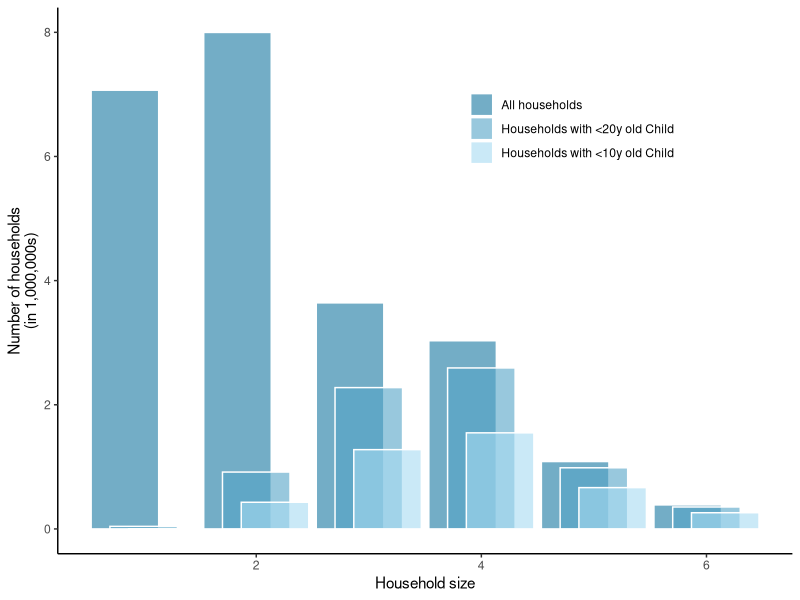
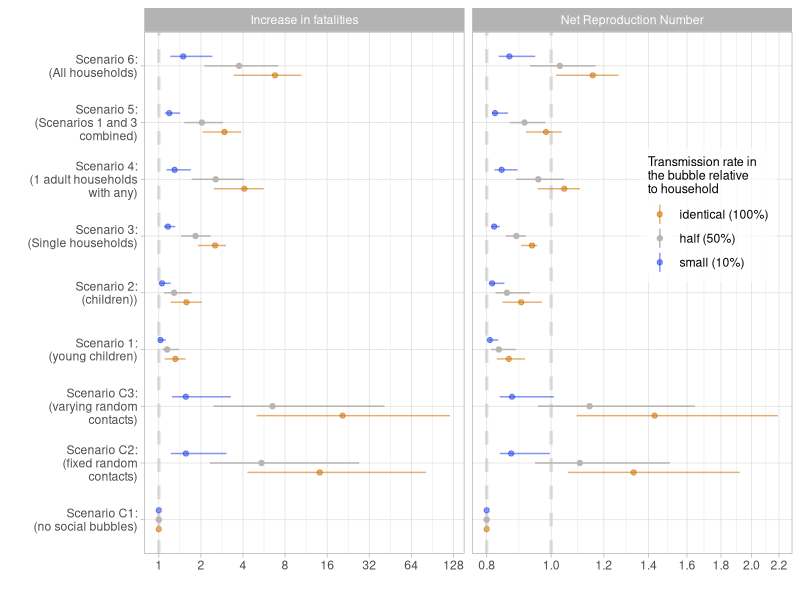
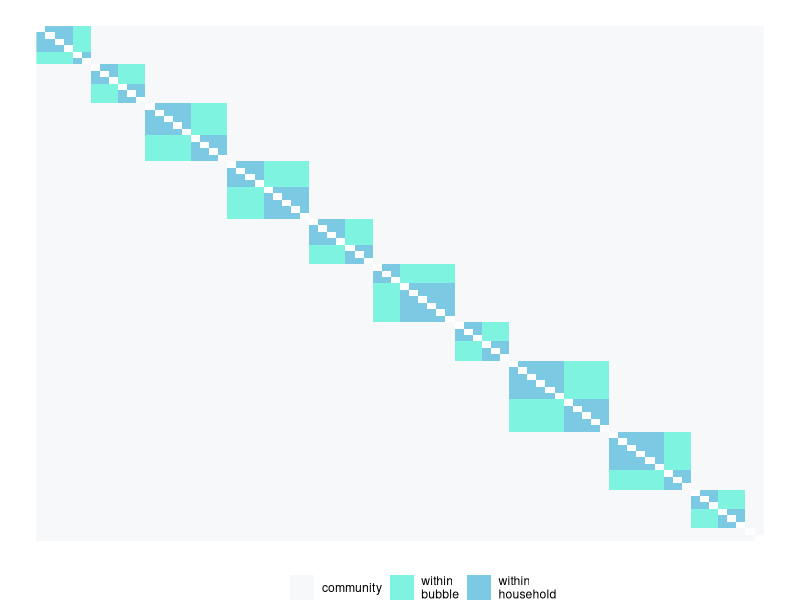
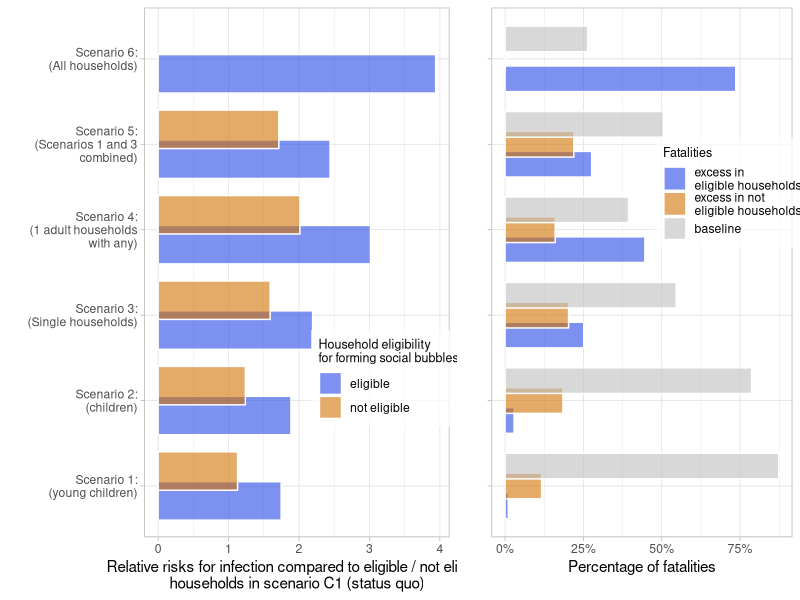
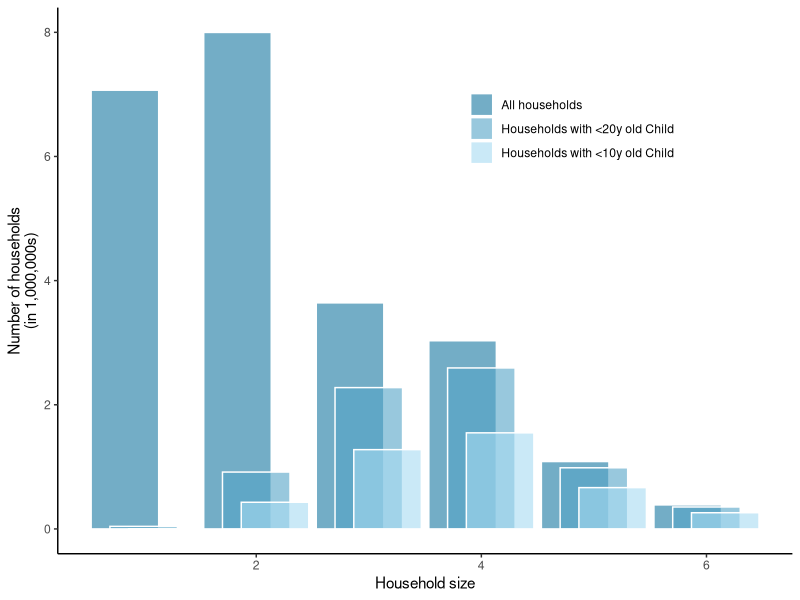
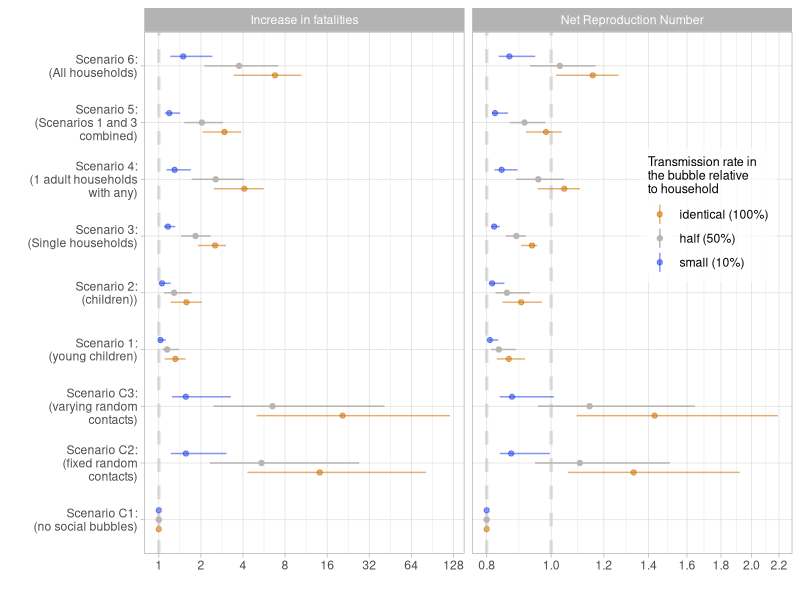
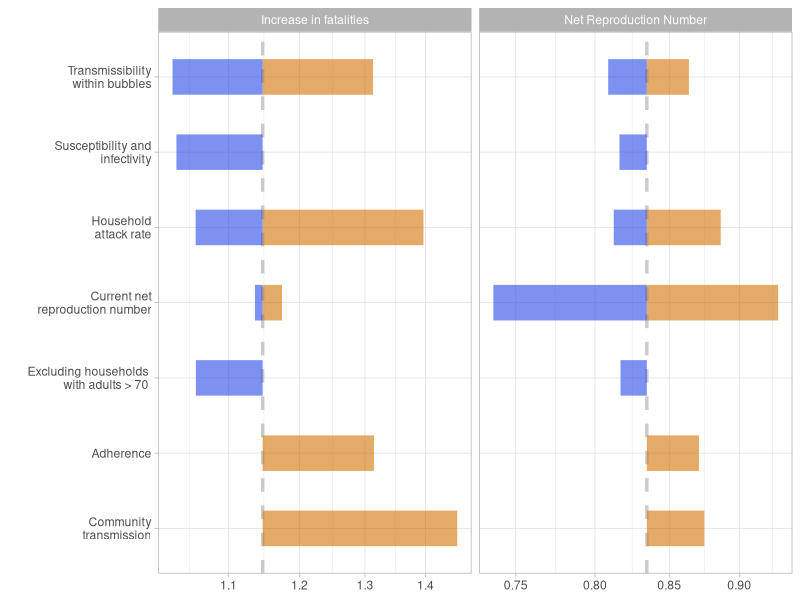
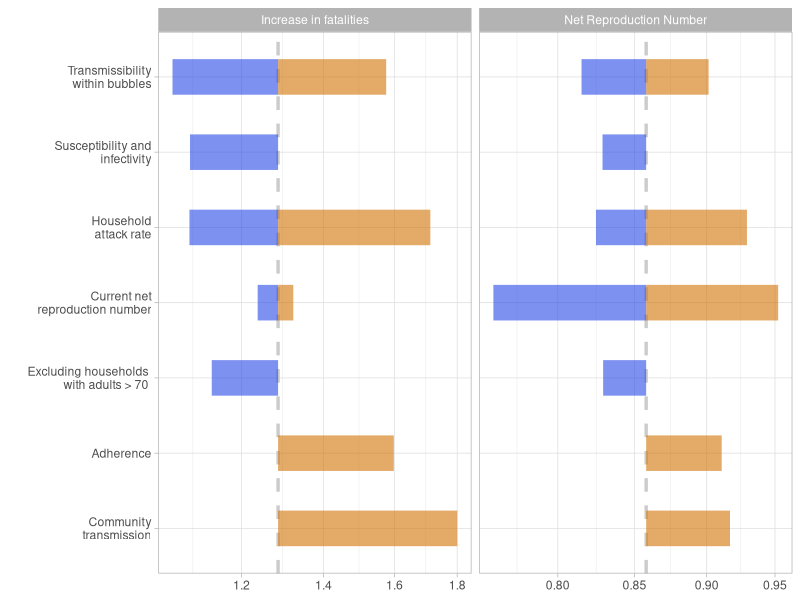

Write the R code that produced these figures, in order.
#########
# plotting scripts 
# for "The effectiveness of social bubbles as part of a Covid-19 lockdown exit strategy, a modelling study"
# by Leng et al
# author: Stefan Flasche


########################
#load packages
########################
require(reshape2)
require(tidyverse)
require(gridExtra)

########################
#read in data
########################
read.csv("HH.csv") %>% 
  melt(id = "Household.size") -> dt
read.csv("Tab_Rcurrent.csv") %>%
  select(-(12:14)) %>%                            
  rbind(read.csv("Tab_Dcurrent.csv") %>%
          mutate(Outcome = "Disease incidence increase")) %>% 
  mutate(Outcome = gsub("Disease incidence increase","Increase in fatalities",Outcome)) %>%
  mutate(Outcome = gsub("Fatality Incidence Increase","Increase in fatalities",Outcome))->  dt.res    


########################
#plot Household sizes
########################
# av HH size
dt %>%
  group_by(variable) %>% summarise(avHHsize=sum(Household.size*value)/sum(value))

# proportion of HHs
dt %>%
  mutate(People = Household.size*value) %>%
  group_by(variable) %>% summarise(value= sum(value),
                                   People = sum(People))

#refactor
dt$variable = factor(dt$variable, c("All", "Children..20", "Children..10"))
Cat.names.replace = c("All"="All\nhouseholds", "Children..20"="Households with\n <20y old Child", "Children..10"="Households with\n <10y old Child")
Cat.names=c("All households", "Households with <20y old Child", "Households with <10y old Child")

# plot
dt %>%
  ggplot(aes(x=Household.size,y=value/1000000, fill=variable)) +
  geom_bar(stat = "identity", alpha=.6, position=position_dodge(width = .5), width = 1.8, color = "white") +
  scale_fill_manual(labels = Cat.names,
                    values=c("#1677a1","#54a4c7", "#a7dbf2")) +
  labs(x = "Household size", y = "Number of households\n(in 1,000,000s)", fill="") + 
  theme_classic() + theme(legend.position = c(0.7, 0.8))
ggsave("main_HHdistr.pdf", units = "cm", width = 14, height = 10)


########################
#plot Rs and deaths
########################
#filter for only the base case results
dt.res %>%
  filter(Parameter_set == "LSHTM" & 
           R_init == .8 &
           Mean_field_assumption == "Household" &
           Compliance == "Compliance") %>%
  mutate(TauB = fct_relevel(TauB, "identical", "half", "small")) -> dt.mainres

hline.dat <- data.frame(Outcome = c("Net Reproduction Number","Net Reproduction Number","Increase in fatalities"),
                        threshold = c(.8,1,1))

my_breaks <- function(x) { if (max(x) < 5) c(.8,1,1.2,1.4,1.6,1.8,2,2.2) else c(1,2,4,8,16,32,64,128) }

dt.mainres$Scenario = factor(dt.mainres$Scenario, c("C1", "C2", "C3","1", "2","3","4","5","6"))


dt.mainres %>% 
  ggplot(aes(x=Scenario, y=value, ymin=value_lo, ymax=value_hi, color=TauB)) +
  geom_hline(data = hline.dat, aes(yintercept = threshold), color = "grey", alpha=0.5, lty="dashed", lwd=1.15) +  
  geom_linerange(position = position_dodge(.5)) +
  geom_point(position = position_dodge(.5)) +
  labs(x="", y="", color="Transmission rate in\nthe bubble relative\nto household")+
  scale_color_manual(values = c("#d1720490","#bab5b3","#2748e890"),
                     labels = c("identical (100%)", "half (50%)", "small (10%)" )) +
  theme_light() + theme(legend.position = c(0.87, 0.65),
                        legend.background = element_rect(fill=alpha('white', 0.7)),
                        legend.title=element_text(size=9)) + 
  coord_flip() +
  scale_y_log10(breaks = my_breaks)+
  facet_grid(.~Outcome, scales = "free_x") +
  scale_x_discrete(labels = c("Scenario C1:\n(no social bubbles)",
                              "Scenario C2:\n(fixed random\ncontacts)",
                              "Scenario C3:\n(varying random\ncontacts)",
                              "Scenario 1:\n(young children)",
                              "Scenario 2:\n(children))",
                              "Scenario 3:\n(Single households)",
                              "Scenario 4:\n(1 adult households\nwith any)",
                              "Scenario 5:\n(Scenarios 1 and 3\ncombined)",
                              "Scenario 6:\n(All households)"))
ggsave("main_results.pdf", units = "cm", width = 18, height = 12)


########################
#extract effectiveness of bubbles
########################

dt.res %>% 
  gather(SAR, value, -(Outcome:Scenario_lab)) %>%
  select(-c("Scenario_lab")) %>%
  filter(Scenario %in% c("C1","C2","C3","6")) %>%
  spread(Scenario,value) %>%
  mutate(C2Increase = 1-`6`/`C2`,
         C3Increase = 1-`6`/`C3`) -> dt.eff

dt.eff %>%
  filter(Parameter_set %in% c("LSHTM","Warwick") & 
           R_init == .8 &
           Mean_field_assumption == "Household" &
           Compliance == "Compliance" &
           Outcome == "Increase in fatalities" &
           SAR == "value" &
           TauB == "half")


########################
#plot Tornado
########################
for(i in c("1","2","3","4","5","6","C2","C3")){
  data.frame(list(Outcome=NA, 
                  Scenario=NA, 
                  val.lo=1, 
                  val=1, 
                  val.hi=1)) %>%
    rbind(c("Net Reproduction Number","tauB",
            dt.res %>% filter(Scenario==i, Outcome=="Net Reproduction Number", Parameter_set=="LSHTM", Compliance=="Compliance", Mean_field_assumption=="Household",R_init==.8, TauB=="small") %>% select(value) %>% as.numeric(),
            dt.res %>% filter(Scenario==i, Outcome=="Net Reproduction Number", Parameter_set=="LSHTM", Compliance=="Compliance", Mean_field_assumption=="Household",R_init==.8, TauB=="half") %>% select(value) %>% as.numeric(),
            dt.res %>% filter(Scenario==i, Outcome=="Net Reproduction Number", Parameter_set=="LSHTM", Compliance=="Compliance", Mean_field_assumption=="Household",R_init==.8, TauB=="identical") %>% select(value) %>% as.numeric())) %>%
    rbind(c("Net Reproduction Number","SAR",
            dt.res %>% filter(Scenario==i, Outcome=="Net Reproduction Number", Parameter_set=="LSHTM", Compliance=="Compliance", Mean_field_assumption=="Household",R_init==.8, TauB=="half") %>% select(value_lo) %>% as.numeric(),
            dt.res %>% filter(Scenario==i, Outcome=="Net Reproduction Number", Parameter_set=="LSHTM", Compliance=="Compliance", Mean_field_assumption=="Household",R_init==.8, TauB=="half") %>% select(value) %>% as.numeric(),
            dt.res %>% filter(Scenario==i, Outcome=="Net Reproduction Number", Parameter_set=="LSHTM", Compliance=="Compliance", Mean_field_assumption=="Household",R_init==.8, TauB=="half") %>% select(value_hi) %>% as.numeric())) %>%
    rbind(c("Net Reproduction Number","SusTrans",
            dt.res %>% filter(Scenario==i, Outcome=="Net Reproduction Number", Parameter_set=="Warwick", Compliance=="Compliance", Mean_field_assumption=="Household",R_init==.8, TauB=="half") %>% select(value) %>% as.numeric(),
            dt.res %>% filter(Scenario==i, Outcome=="Net Reproduction Number", Parameter_set=="LSHTM", Compliance=="Compliance", Mean_field_assumption=="Household",R_init==.8, TauB=="half") %>% select(value) %>% as.numeric(),
            NA)) %>%
    rbind(c("Net Reproduction Number","CommTrans",
            NA,
            dt.res %>% filter(Scenario==i, Outcome=="Net Reproduction Number", Parameter_set=="LSHTM", Compliance=="Compliance", Mean_field_assumption=="Household",R_init==.8, TauB=="half") %>% select(value) %>% as.numeric(),
            dt.res %>% filter(Scenario==i, Outcome=="Net Reproduction Number", Parameter_set=="LSHTM", Compliance=="Compliance", Mean_field_assumption=="Individual",R_init==.8, TauB=="half") %>% select(value) %>% as.numeric())) %>%
    rbind(c("Net Reproduction Number","Compliance",
            NA,
            dt.res %>% filter(Scenario==i, Outcome=="Net Reproduction Number", Parameter_set=="LSHTM", Compliance=="Compliance", Mean_field_assumption=="Household",R_init==.8, TauB=="half") %>% select(value) %>% as.numeric(),
            dt.res %>% filter(Scenario==i, Outcome=="Net Reproduction Number", Parameter_set=="LSHTM", Compliance=="Non-compliance", Mean_field_assumption=="Household",R_init==.8, TauB=="half") %>% select(value) %>% as.numeric())) %>% 
    rbind(c("Net Reproduction Number","Excluding Elderly",
            dt.res %>% filter(Scenario==i, Outcome=="Net Reproduction Number", Parameter_set=="LSHTM", Compliance=="Excluding Elderly", Mean_field_assumption=="Household",R_init==.8, TauB=="half") %>% select(value) %>% as.numeric(),
            dt.res %>% filter(Scenario==i, Outcome=="Net Reproduction Number", Parameter_set=="LSHTM", Compliance=="Compliance", Mean_field_assumption=="Household",R_init==.8, TauB=="half") %>% select(value) %>% as.numeric())) %>%
    rbind(c("Net Reproduction Number","Rinit",
            dt.res %>% filter(Scenario==i, Outcome=="Net Reproduction Number", Parameter_set=="LSHTM", Compliance=="Compliance", Mean_field_assumption=="Household",R_init==.7, TauB=="half") %>% select(value) %>% as.numeric(),
            dt.res %>% filter(Scenario==i, Outcome=="Net Reproduction Number", Parameter_set=="LSHTM", Compliance=="Compliance", Mean_field_assumption=="Household",R_init==.8, TauB=="half") %>% select(value) %>% as.numeric(),
            dt.res %>% filter(Scenario==i, Outcome=="Net Reproduction Number", Parameter_set=="LSHTM", Compliance=="Compliance", Mean_field_assumption=="Household",R_init==.9, TauB=="half") %>% select(value) %>% as.numeric(),
            NA)) %>%
    rbind(c("Increase in fatalities","tauB",
            dt.res %>% filter(Scenario==i, Outcome=="Increase in fatalities", Parameter_set=="LSHTM", Compliance=="Compliance", Mean_field_assumption=="Household",R_init==.8, TauB=="small") %>% select(value) %>% as.numeric(),
            dt.res %>% filter(Scenario==i, Outcome=="Increase in fatalities", Parameter_set=="LSHTM", Compliance=="Compliance", Mean_field_assumption=="Household",R_init==.8, TauB=="half") %>% select(value) %>% as.numeric(),
            dt.res %>% filter(Scenario==i, Outcome=="Increase in fatalities", Parameter_set=="LSHTM", Compliance=="Compliance", Mean_field_assumption=="Household",R_init==.8, TauB=="identical") %>% select(value) %>% as.numeric())) %>%
    rbind(c("Increase in fatalities","SAR",
            dt.res %>% filter(Scenario==i, Outcome=="Increase in fatalities", Parameter_set=="LSHTM", Compliance=="Compliance", Mean_field_assumption=="Household",R_init==.8, TauB=="half") %>% select(value_lo) %>% as.numeric(),
            dt.res %>% filter(Scenario==i, Outcome=="Increase in fatalities", Parameter_set=="LSHTM", Compliance=="Compliance", Mean_field_assumption=="Household",R_init==.8, TauB=="half") %>% select(value) %>% as.numeric(),
            dt.res %>% filter(Scenario==i, Outcome=="Increase in fatalities", Parameter_set=="LSHTM", Compliance=="Compliance", Mean_field_assumption=="Household",R_init==.8, TauB=="half") %>% select(value_hi) %>% as.numeric())) %>%
    rbind(c("Increase in fatalities","SusTrans",
            dt.res %>% filter(Scenario==i, Outcome=="Increase in fatalities", Parameter_set=="Warwick", Compliance=="Compliance", Mean_field_assumption=="Household",R_init==.8, TauB=="half") %>% select(value) %>% as.numeric(),
            dt.res %>% filter(Scenario==i, Outcome=="Increase in fatalities", Parameter_set=="LSHTM", Compliance=="Compliance", Mean_field_assumption=="Household",R_init==.8, TauB=="half") %>% select(value) %>% as.numeric(),
            NA)) %>%
    rbind(c("Increase in fatalities","CommTrans",
            NA,
            dt.res %>% filter(Scenario==i, Outcome=="Increase in fatalities", Parameter_set=="LSHTM", Compliance=="Compliance", Mean_field_assumption=="Household",R_init==.8, TauB=="half") %>% select(value) %>% as.numeric(),
            dt.res %>% filter(Scenario==i, Outcome=="Increase in fatalities", Parameter_set=="LSHTM", Compliance=="Compliance", Mean_field_assumption=="Individual",R_init==.8, TauB=="half") %>% select(value) %>% as.numeric())) %>%
    rbind(c("Increase in fatalities","Compliance",
            NA,
            dt.res %>% filter(Scenario==i, Outcome=="Increase in fatalities", Parameter_set=="LSHTM", Compliance=="Compliance", Mean_field_assumption=="Household",R_init==.8, TauB=="half") %>% select(value) %>% as.numeric(),
            dt.res %>% filter(Scenario==i, Outcome=="Increase in fatalities", Parameter_set=="LSHTM", Compliance=="Non-compliance", Mean_field_assumption=="Household",R_init==.8, TauB=="half") %>% select(value) %>% as.numeric())) %>%
    rbind(c("Increase in fatalities","Excluding Elderly",
            dt.res %>% filter(Scenario==i, Outcome=="Increase in fatalities", Parameter_set=="LSHTM", Compliance=="Excluding Elderly", Mean_field_assumption=="Household",R_init==.8, TauB=="half") %>% select(value) %>% as.numeric(),
            dt.res %>% filter(Scenario==i, Outcome=="Increase in fatalities", Parameter_set=="LSHTM", Compliance=="Compliance", Mean_field_assumption=="Household",R_init==.8, TauB=="half") %>% select(value) %>% as.numeric(),
            NA)) %>%
    rbind(c("Increase in fatalities","Rinit",
            dt.res %>% filter(Scenario==i, Outcome=="Increase in fatalities", Parameter_set=="LSHTM", Compliance=="Compliance", Mean_field_assumption=="Household",R_init==.9, TauB=="half") %>% select(value) %>% as.numeric(),
            dt.res %>% filter(Scenario==i, Outcome=="Increase in fatalities", Parameter_set=="LSHTM", Compliance=="Compliance", Mean_field_assumption=="Household",R_init==.8, TauB=="half") %>% select(value) %>% as.numeric(),
            dt.res %>% filter(Scenario==i, Outcome=="Increase in fatalities", Parameter_set=="LSHTM", Compliance=="Compliance", Mean_field_assumption=="Household",R_init==.7, TauB=="half") %>% select(value) %>% as.numeric())) %>%
    slice(-1) -> dt.tornado
  
  hline.dat <- data.frame(Outcome = c("Net Reproduction Number","Increase in fatalities"),
                          value = dt.res %>% filter(Scenario==i, Parameter_set=="LSHTM", Compliance=="Compliance", Mean_field_assumption=="Household",R_init==.8, TauB=="half") %>% select(value) %>% c())
  my_breaks <- function(x) { if (max(x) > 8) c(1, 2, 4, 8, 16, 32) else if (max(x) > 3) c(1,2,3,4,5,6,7,8) else if (max(x) > 2) c(1, 1.2, 1.6, 2.0, 2.4) else if (max(x) > 1.5) c(1, 1.2, 1.4, 1.6, 1.8) else if (max(x) > 1.1) c(0.8, 0.9, 1.0, 1.1, 1.2, 1.3, 1.4) else c(0.7, 0.75, 0.8, 0.85, 0.9, 0.95, 1, 1.05, 1.1, 1.2, 1.4, 1.6) }
  my_labs <- c("Community\ntransmission",
               "Adherence",
               "Excluding households \n with adults > 70 ",
               "Current net\nreproduction number",
               "Household\nattack rate",
               "Susceptibility and\ninfectivity",
               "Transmissibility\nwithin bubbles")
  
  if(i %in% c("C2", "C3")){
    dt.tornado %>%
      filter(Scenario != "Compliance") -> dt.tornado
    
    dt.tornado %>%
      filter(Scenario != "Excluding Elderly") -> dt.tornado
    
    my_labs = my_labs[-2]
    my_labs = my_labs[-2]
  }
  
  dt.tornado %>%
    ggplot(aes(x = Scenario)) +
    geom_hline(data = hline.dat, aes(yintercept = value), color = "grey", alpha=0.8, lty="dashed", lwd=1.15) +
    geom_linerange(aes(ymin=as.numeric(val), ymax=as.numeric(val.hi)), color="#d17204", lwd=12, alpha=.6)+
    geom_linerange(aes(ymin=as.numeric(val.lo), ymax=as.numeric(val)), color="#2748e8", lwd=12, alpha=.6)+
    facet_grid(.~Outcome, scales = "free")+
    coord_flip() +
    xlab("")+
    theme_light()+
    scale_x_discrete(labels = my_labs) +
    scale_y_log10(breaks = my_breaks)
  ggsave(paste0("main_tornado_Scenario_",i,".pdf"), units = "cm", width = 17, height = 8.5)
}



########################
# create contact matrix for plotting
########################
N=80
Nh=4
p=1/5
p2=1/3
M1 = matrix(rep(1/N,N^2),N) #community
M2 = matrix(rep(0,N^2),N) # HH
M3 = matrix(rep(0,N^2),N) # bubble
i=1
HHsize=Nh
c="tick"
Bsize=NULL
while((i+HHsize-1)<=N){
  M2[i:(i+HHsize-1),i:(i+HHsize-1)] = p
  i=i+HHsize
  if (c=="tick"){
    c="toc"
    Bsize=c(Bsize,HHsize)
  }else{
    c="tick"
    Bsize[length(Bsize)] = Bsize[length(Bsize)]+HHsize
  }
  HHsize = sample(2:6,1)
}
BBsize = cumsum(Bsize)
BBsize.lo = c(1,BBsize[1:(length(BBsize)-1)]+1)
for (i in 1:length(BBsize)){
  M3[BBsize.lo[i]:BBsize[i],BBsize.lo[i]:BBsize[i]] = p2
}

M=M1+M2+M3 
diag(M)=0
rotate <- function(x) t(apply(x, 2, rev))

#display matrix
plot=T
if(plot){
  M %>% 
    rotate() %>%
    melt() %>%
    ggplot(aes(x=Var1, y=Var2, fill=as.character(value))) +
    geom_raster() +
    theme_void() +
    labs(x="", y="", fill="") +
    scale_fill_manual(values=c("white","#f2f4f599","#28ebca99","#24a5d199"),
                      labels = c("","community","within\nbubble","within\nhousehold")) +
    theme(legend.position = "bottom")
}
ggsave("main_bubblematrix.pdf", units = "cm", width = 11, height = 12)



########################
# Plot fatality equity
########################


read.csv("Fatality_increase_current.csv") %>%
  melt(id="Scenario") -> dt.fat

dt.fat %>%
  filter(variable %in% c("K_over_M", "L_over_N")) %>%
  ggplot(aes(x=Scenario, y=value, fill=variable)) +
  geom_bar(stat="identity", position = position_dodge(.7), alpha=.6, color="white") +
  scale_fill_manual(labels=c("eligible","not eligible"),
                    values=c("#2748e8","#d17204"))+
  scale_x_discrete(labels = c("Scenario 1:\n(young children)",
                              "Scenario 2:\n(children)",
                              "Scenario 3:\n(Single households)",
                              "Scenario 4:\n(1 adult households\nwith any)",
                              "Scenario 5:\n(Scenarios 1 and 3\ncombined)",
                              "Scenario 6:\n(All households)")) +
  coord_flip()+
  labs(x="",
       y="Relative risks for infection compared to eligible / not eligible\nhouseholds in scenario C1 (status quo)",
       fill="Household eligibility\nfor forming social bubbles") +
  theme_light() + theme(legend.position = c(0.8, 0.3),
                        legend.background = element_rect(fill=alpha('white', 0.7)),
                        legend.title=element_text(size=9)) -> p1

dt.fat %>%
  filter(variable %in% c("PAF_B", "PAF_C","PAF_C1")) %>%
  ggplot(aes(x=Scenario, y=value, fill=variable)) +
  geom_bar(stat="identity", position = position_dodge(.7), alpha=.6, color="white") +
  scale_fill_manual(labels=c("excess in\neligible households","excess in not\neligible households","baseline"),
                    values=c("#2748e8","#d17204","grey"))+
  scale_x_discrete(labels = c("",
                              "",
                              "",
                              "",
                              "",
                              "")) +
  scale_y_continuous(labels = scales::percent) +
  coord_flip()+
  labs(x="",
       y="Percentage of fatalities\n ",
       fill="Fatalities") +
  theme_light() + theme(legend.position = c(0.8, 0.65),
                        legend.background = element_rect(fill=alpha('white', 0.7)),
                        legend.title=element_text(size=9)) -> p2

grid.arrange(p1,p2,nrow=1, widths=c(1,0.75)) -> p3
ggsave("main_fatalityequity.pdf", p3, units = "cm", width = 24, height = 10)
